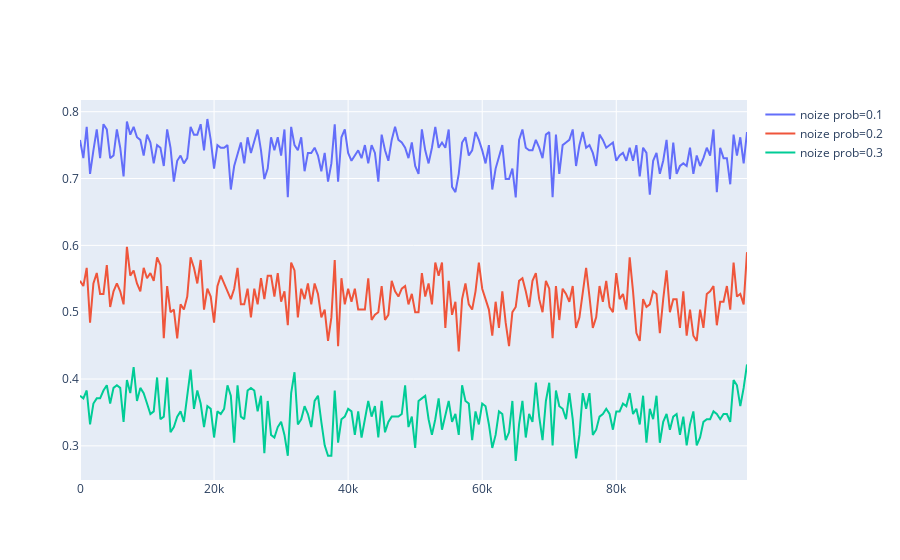

This figure's notebook cell:
### Code cell
fig = go.Figure()
fig.add_traces(go.Scatter(x=shifts, y = df['noize prob=0.1'], mode = 'lines', name='noize prob=0.1'))
fig.add_traces(go.Scatter(x=shifts, y = df['noize prob=0.2'], mode = 'lines', name='noize prob=0.2'))
fig.add_traces(go.Scatter(x=shifts, y = df['noize prob=0.3'], mode = 'lines', name='noize prob=0.3'))
fig.show()

### Figure 1 — Plotly figure (JSON) as saved in the notebook; plotly's stock layout.template omitted (floating-point values rounded to 4 significant figures; data arrays with more than 128 entries replaced by an {"elided": "..."} marker saying what was removed)
{"data": [{"mode": "lines", "name": "noize prob=0.1", "type": "scatter", "x": {"elided": "200 int values"}, "y": {"elided": "200 float values"}}, {"mode": "lines", "name": "noize prob=0.2", "type": "scatter", "x": {"elided": "200 int values"}, "y": {"elided": "200 float values"}}, {"mode": "lines", "name": "noize prob=0.3", "type": "scatter", "x": {"elided": "200 int values"}, "y": {"elided": "200 float values"}}], "layout": {"autosize": true, "xaxis": {"autorange": true, "range": [0, 99500], "type": "linear"}, "yaxis": {"autorange": true, "range": [0.2489, 0.8175], "type": "linear"}}}
